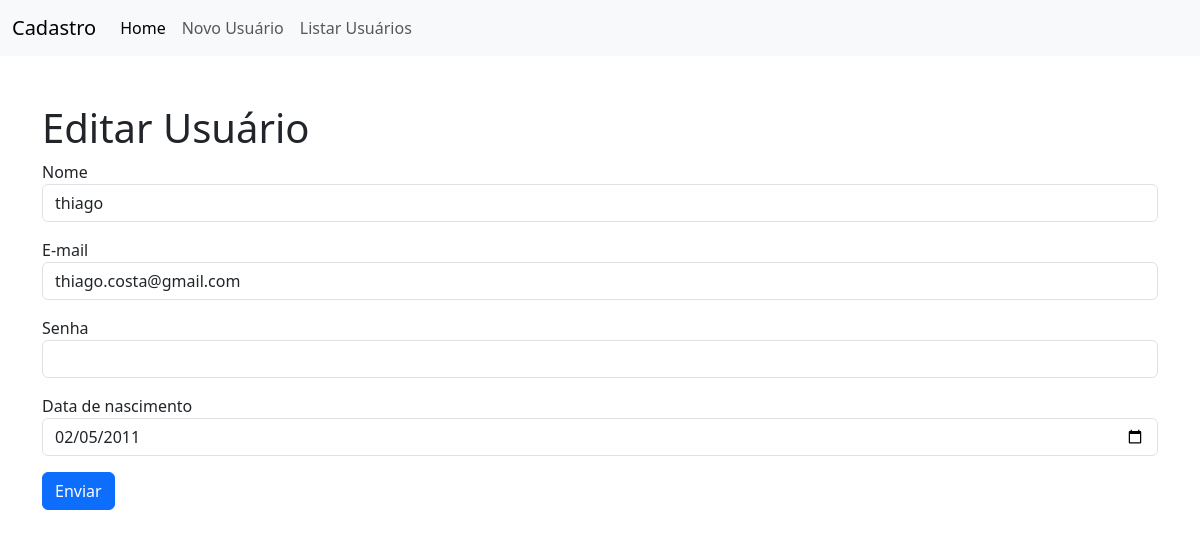
Page /?page=editar&id=2 on the committed database.
### editar-usuario.php (the view, shortened to what this page needs)
<h1>Editar Usuário</h1>
<?php
	$sql = "SELECT * FROM usuários WHERE ID=".$_REQUEST["id"];
	$res = $conn->query($sql);
	$row = $res->fetch_object();
?>
<form action="?page=salvar" method="POST">
	<div class="mb-3">
		<label>Nome</label>
		<input type="text" name="nome" value="<?php print $row->nome; ?>" class="form-control">
	</div>
	<div class="mb-3">
		<label>E-mail</label>
		<input type="email" name="email" value="<?php print $row->email; ?>" class="form-control">
	</div>
	<div class="mb-3">
		<label>Senha</label>
		<input type="password" name="senha" class="form-control" required>
	</div>
	<div class="mb-3">
		<label>Data de nascimento</label>
		<input type="date" name="data_nasc" value="<?php print $row->data_nasc; ?>" class="form-control">
	</div>
	<div class="mb-3">
		<button type="submit" class="btn btn-primary">Enviar</button>
	</div>
</form>

### rows in the picture
usuários: nome "thiago", email "thiago.costa@gmail.com", data_nasc "02/05/2011"
